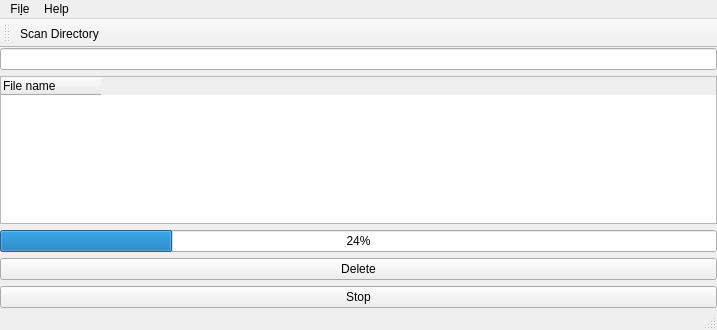
<?xml version="1.0" encoding="UTF-8"?>
<ui version="4.0">
 <class>MainWindow</class>
 <widget class="QMainWindow" name="MainWindow">
  <property name="geometry">
   <rect>
    <x>0</x>
    <y>0</y>
    <width>717</width>
    <height>330</height>
   </rect>
  </property>
  <property name="windowTitle">
   <string>MainWindow</string>
  </property>
  <widget class="QWidget" name="centralWidget">
   <layout class="QHBoxLayout" name="horizontalLayout">
    <property name="leftMargin">
     <number>0</number>
    </property>
    <property name="topMargin">
     <number>0</number>
    </property>
    <property name="rightMargin">
     <number>0</number>
    </property>
    <property name="bottomMargin">
     <number>0</number>
    </property>
    <item>
     <layout class="QVBoxLayout" name="verticalLayout">
      <item>
       <widget class="QLineEdit" name="lineEdit"/>
      </item>
      <item>
       <widget class="QTreeWidget" name="treeWidget">
        <attribute name="headerMinimumSectionSize">
         <number>100</number>
        </attribute>
        <attribute name="headerStretchLastSection">
         <bool>false</bool>
        </attribute>
        <column>
         <property name="text">
          <string>File name</string>
         </property>
        </column>
       </widget>
      </item>
      <item>
       <widget class="QProgressBar" name="progressBar">
        <property name="value">
         <number>24</number>
        </property>
       </widget>
      </item>
      <item>
       <widget class="QPushButton" name="deleteButton">
        <property name="text">
         <string>Delete</string>
        </property>
       </widget>
      </item>
      <item>
       <widget class="QPushButton" name="stopButton">
        <property name="text">
         <string>Stop</string>
        </property>
       </widget>
      </item>
      <item>
       <spacer name="verticalSpacer">
        <property name="orientation">
         <enum>Qt::Vertical</enum>
        </property>
        <property name="sizeType">
         <enum>QSizePolicy::Ignored</enum>
        </property>
        <property name="sizeHint" stdset="0">
         <size>
          <width>0</width>
          <height>0</height>
         </size>
        </property>
       </spacer>
      </item>
     </layout>
    </item>
   </layout>
  </widget>
  <widget class="QToolBar" name="toolBar">
   <property name="windowTitle">
    <string>toolBar</string>
   </property>
   <attribute name="toolBarArea">
    <enum>TopToolBarArea</enum>
   </attribute>
   <attribute name="toolBarBreak">
    <bool>false</bool>
   </attribute>
   <addaction name="actionScan_Directory"/>
  </widget>
  <widget class="QMenuBar" name="menuBar">
   <property name="geometry">
    <rect>
     <x>0</x>
     <y>0</y>
     <width>717</width>
     <height>21</height>
    </rect>
   </property>
   <widget class="QMenu" name="menuFile">
    <property name="title">
     <string>Fi&amp;le</string>
    </property>
    <addaction name="actionScan_Directory"/>
    <addaction name="separator"/>
    <addaction name="actionExit"/>
   </widget>
   <widget class="QMenu" name="menuHelp">
    <property name="title">
     <string>Help</string>
    </property>
    <addaction name="actionAbout"/>
   </widget>
   <addaction name="menuFile"/>
   <addaction name="menuHelp"/>
  </widget>
  <widget class="QStatusBar" name="statusBar"/>
  <action name="actionScan_Directory">
   <property name="text">
    <string>&amp;Scan Directory...</string>
   </property>
  </action>
  <action name="actionExit">
   <property name="text">
    <string>&amp;Exit</string>
   </property>
  </action>
  <action name="actionAbout">
   <property name="text">
    <string>About</string>
   </property>
  </action>
  <action name="actionStop">
   <property name="text">
    <string>Stop</string>
   </property>
  </action>
 </widget>
 <layoutdefault spacing="6" margin="11"/>
 <resources/>
 <connections/>
</ui>
